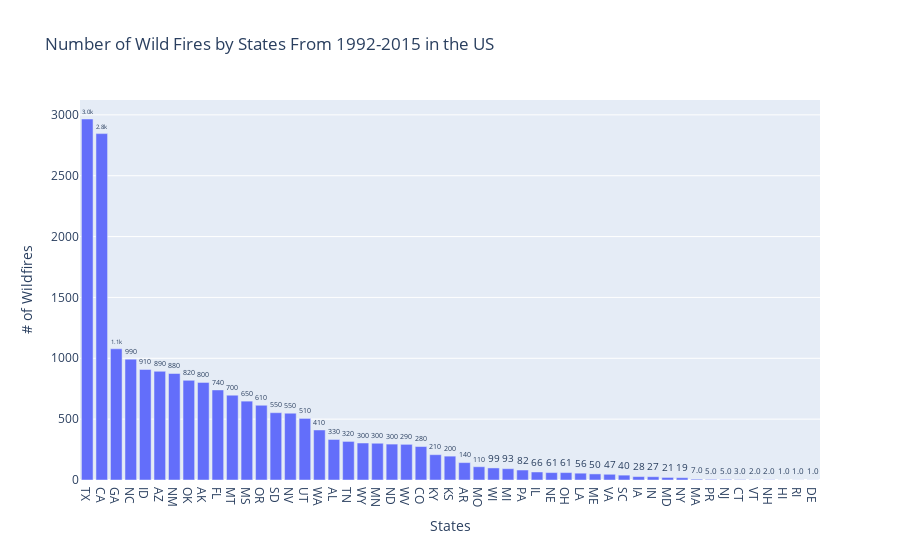

Notebook cell for this chart:
### Code cell
#Bar Graph of WF by States
df = FiresbyState_df
fig = px.bar(df, y = '# of Wildfires', x = 'States', title = "Number of Wild Fires by States From 1992-2015 in the US", text_auto = '.2s')
fig.update_traces(textfont_size=12, textangle=0, textposition="outside")
fig.show()

### Figure 1 — Plotly figure (JSON) as saved in the notebook; plotly's stock layout.template omitted (floating-point values rounded to 4 significant figures)
{"data": [{"alignmentgroup": "True", "hovertemplate": "States=%{x}<br># of Wildfires=%{y}<extra></extra>", "legendgroup": "", "marker": {"color": "#636efa", "pattern": {"shape": ""}}, "name": "", "offsetgroup": "", "orientation": "v", "showlegend": false, "textangle": 0, "textfont": {"size": 12}, "textposition": "outside", "texttemplate": "%{y:.2s}", "type": "bar", "x": ["TX", "CA", "GA", "NC", "ID", "AZ", "NM", "OK", "AK", "FL", "MT", "MS", "OR", "SD", "NV", "UT", "WA", "AL", "TN", "WY", "MN", "ND", "WV", "CO", "KY", "KS", "AR", "MO", "WI", "MI", "PA", "IL", "NE", "OH", "LA", "ME", "VA", "SC", "IA", "IN", "MD", "NY", "MA", "PR", "NJ", "CT", "VT", "NH", "HI", "RI", "DE"], "xaxis": "x", "y": [2966, 2846, 1078, 993, 908, 893, 875, 819, 802, 740, 697, 648, 614, 553, 549, 506, 411, 333, 317, 304, 302, 295, 293, 275, 208, 196, 143, 109, 99, 93, 82, 66, 61, 61, 56, 50, 47, 40, 28, 27, 21, 19, 7, 5, 5, 3, 2, 2, 1, 1, 1], "yaxis": "y"}], "layout": {"barmode": "relative", "legend": {"tracegroupgap": 0}, "title": {"text": "Number of Wild Fires by States From 1992-2015 in the US"}, "xaxis": {"anchor": "y", "domain": [0, 1], "title": {"text": "States"}}, "yaxis": {"anchor": "x", "domain": [0, 1], "title": {"text": "# of Wildfires"}}}}
